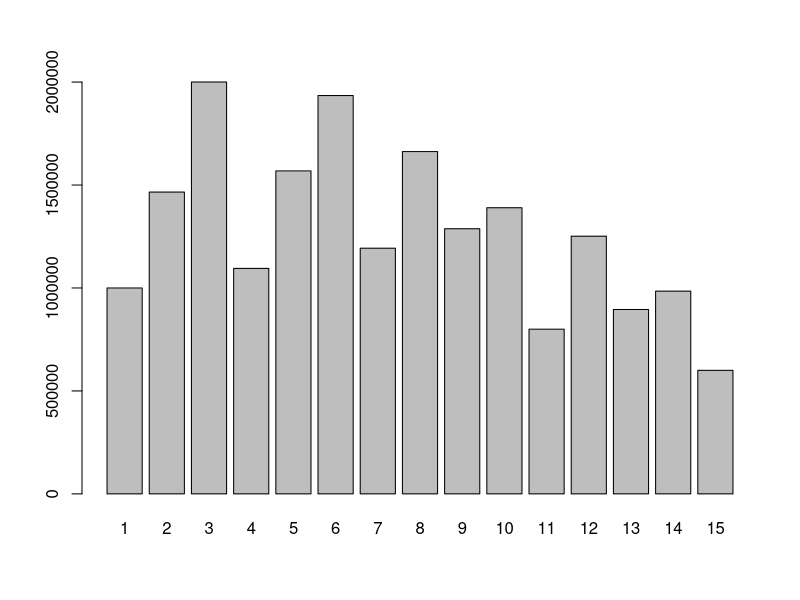

This chart was generated by the following R code:
# CC = Cost of buying a condo
# CS = Cost of buying a Subway
# BD = Bank deposit of $500,000
# S = Strategy Number
# A = Available capital
# ACOC = Annual costof ownership of a condo
# ACOS = Annual cost of ownership of a Subway
# ARC = Annual Revenue of a condo
# ARS = Annual Revenue of a Subway
# ARBD = Annual Revenue of a bank deposit
# SPC = Sale price of a condo
# SPS = Sale price of a Subway
# ACO = Annual cost of ownership
# AR = Annual Revenue
# SP = Sale Price

# Homework explanation:
# - added 'BD' for bank deposit
# - added new 'BankDeposit' input to 'Strategies' data.frame
# - nested for loops in another 'h' for loop
# - modified 'if' statement and 'investment' variable
# - added 'ARBD' for annual return on bank deposit
# - modified 'AR' variable
# - modified 'cat' statement

rm(list = ls())
gc()

S = 1;
CC = 250000
CS = 350000
BD = 500000
A = 1000000
# ACOC = 9000
# ACOS = 110000
# ARC = 18000
# ARS = 170000
# SPC = 270000
# SPS = 300000

Strategies <- data.frame(StrategyNumber=as.numeric(),
                 Condo=as.numeric(), 
                 Subway=as.numeric(),
                 BankDeposit=as.numeric(),
                 Return=as.numeric(),
                 Iteration=as.numeric()) 
for (h in 0:2) {
  for (i in 0:4) {
    for (j in 0:2) {
      if (CC * i + CS * j + BD * h <= A) {
        investment = CC * i + CS * j + BD * h
        StrategyNumber = S
        for (k in 1:1000){
          ACOC = 1000 * sample(6:15,1)
          ACOS = 1000 * sample(90:120,1)
          ARC = 1000 * sample(16:22,1)
          ARS = 1000 * sample(60:250,1)
          ARBD = 0.06 * BD
          SPC = 1000 * sample(200:320,1)
          SPS = 1000 * sample(250:400,1)
          Remainder = A - investment
          ACO = ACOC * i + ACOS * j
          AR = ARC * i + ARS * j + ARBD * h
          SP = SPC * i + SPS * j
          TotalReturn <- (10 * (AR - ACO)) + SP + Remainder
          Strategies[nrow(Strategies)+1,] = c(S,i,j,h,mean(TotalReturn),k)
        }
        S = S+1
      }
    }
  }
}

StrategySummaries = setNames(aggregate(Strategies$Return, list(Strategies$StrategyNumber), mean),c("StrategyNumber", "Return"))
barplot(StrategySummaries$Return, names.arg = StrategySummaries$StrategyNumber)
